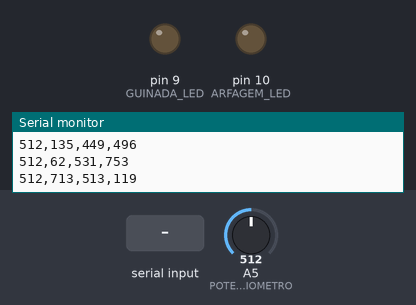
Bench run of a sketch on a simulated Arduino Uno, built with avr-gcc and run on an emulated ATmega328P. Parts: output pins drawn as LEDs (lit = HIGH), the last lines printed to the serial monitor. The test bench sets the inputs (shaded band); at power-on: A5 (POTENCIOMETRO) = 512. Random numbers use the default seed unless the sketch sets one.

Above: at 1.2 s.
1.3 s: "5\n" received over Serial
At 2.5 s:
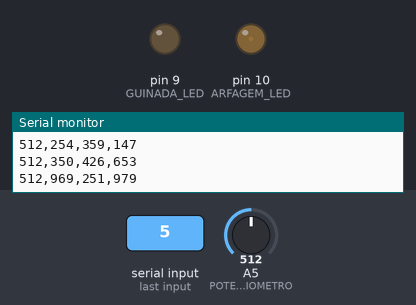
2.8 s: "90\n" received over Serial
At 3.7 s:
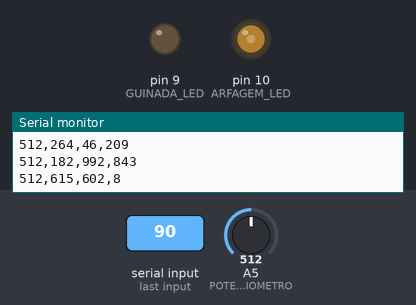
4.3 s: "200\n" received over Serial
At 4.9 s:
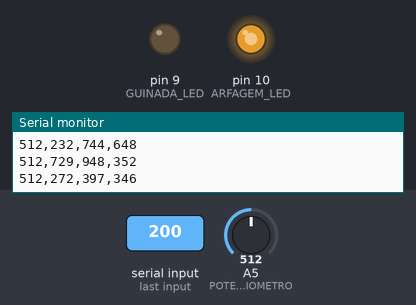
Timing chart, 0 to 7.3 s (numbered marks = the images above; inputs shaded):
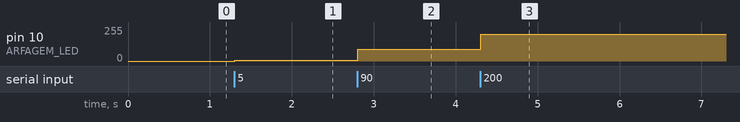

The sketch:

teste_concorrencia.ino
```cpp
#include <MsTimer2.h>

#define ARFAGEM_LED 10
#define GUINADA_LED 9
#define POTENCIOMETRO A5

boolean serialReadComplete = false;
String num1;
String num2;

void setup() {
  MsTimer2::set(10, readSensor); //10 mili segundos
  MsTimer2::start();

  randomSeed(analogRead(A0));

  num1.reserve(4);
  num2.reserve(4);

  pinMode(ARFAGEM_LED, OUTPUT);
  pinMode(GUINADA_LED, OUTPUT);

  digitalWrite(ARFAGEM_LED, 0);
  digitalWrite(GUINADA_LED, 0);

  Serial.begin(115200);
}

void readSensor() {
  int arfagem_sp = analogRead(POTENCIOMETRO);
  int GUINADA_SP = random(0,1023);
  int arfagem_sensor = random(0,1023);
  int GUINADA_SENSOR = random(0,1023);

  String serialValue = String(arfagem_sp);
  serialValue.concat(',');
  serialValue.concat(GUINADA_SP);
  serialValue.concat(',');
  serialValue.concat(arfagem_sensor);
  serialValue.concat(',');
  serialValue.concat(GUINADA_SENSOR);

  Serial.println(serialValue);
}

void serialEvent() {
  boolean isNumber1 = true;
  char serialReadData;
  boolean ignore = false;

  while (Serial.available()) {
    serialReadData = (char)Serial.read();
//    Serial.println();
//    Serial.print("serialReadData - ");
//    Serial.println(serialReadData);

    if (serialReadData == ',') {
//      Serial.println("achei um ,");
      isNumber1 = false;
      ignore = true;
    }

    if (serialReadData == '\n') {
      serialReadComplete = true;
      ignore = true;
    }


//    Serial.print("isNumber1 - ");
//    Serial.println(isNumber1);
//
//    Serial.print("ignore - ");
//    Serial.println(ignore);

    if (isNumber1 && !ignore) {
      num1 += serialReadData;
    }

    if (!isNumber1 && !ignore) {
      num2 += serialReadData;
    }

//    Serial.print("num1 - ");
//    Serial.println(num1);
//
//    Serial.print("num2 - ");
//    Serial.println(num2);

    ignore = false;
    delay(1);
  }
}

void loop() {
  if (serialReadComplete) {
    analogWrite(ARFAGEM_LED, num1.toInt());
    analogWrite(GUINADA_LED, num2.toInt());

    num1 = "";
    num2 = "";

    serialReadComplete = false;
  }
}
```

Measured:
- after the input at 1.3 s, pin 10 (ARFAGEM_LED): 0/255 → 5/255 at once
- after the input at 2.8 s, pin 10 (ARFAGEM_LED): 5/255 → 90/255 at once
- after the input at 4.3 s, pin 10 (ARFAGEM_LED): 90/255 → 200/255 at once
